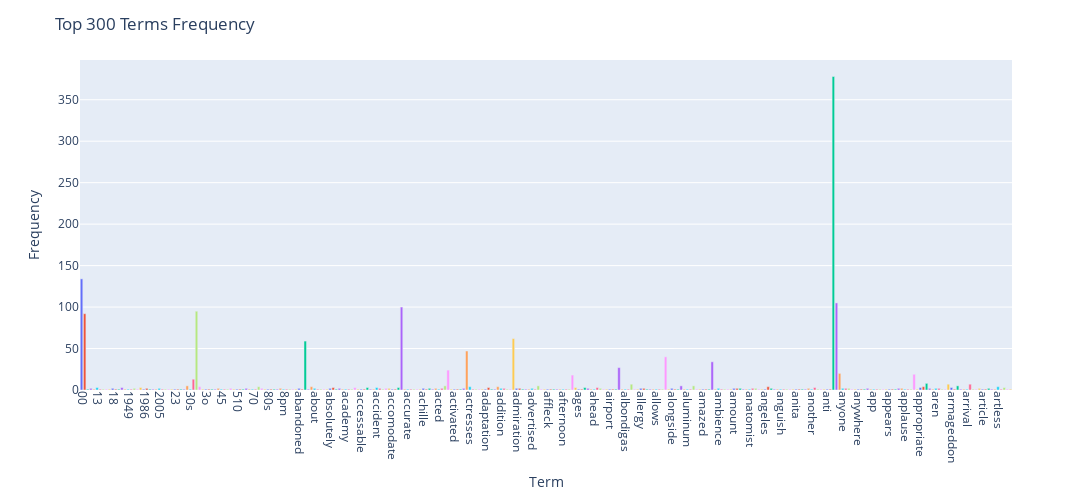

Here is the notebook cell this chart was saved with:
### Code cell
df_term_frequencies = np.asarray(df_counts.sum(axis=0))[0]

data_new = {
    'Term': count_vect.get_feature_names_out()[:300],
    'Frequency': term_frequencies[:300]
}
df_new = pd.DataFrame(data_new)
fig = px.bar(df_new, x='Term', y='Frequency', color='Term')

fig.update_xaxes(tickangle=90)
fig.update_layout(height=500, width=2000,title='Top 300 Terms Frequency',showlegend=False)

fig.show()
